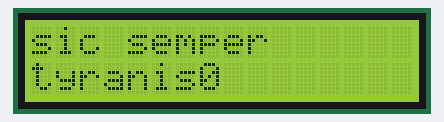
Bench run of a sketch on a simulated Arduino Uno, built with avr-gcc and run on an emulated ATmega328P. Parts: 16×2 character LCD.

Above: at 0.1 s.
At 4.7 s:
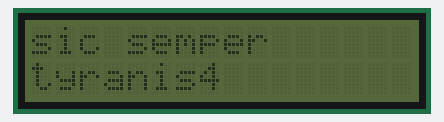
At 9.7 s:
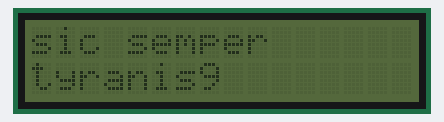
At 19.8 s:
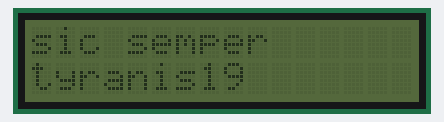
At 29.4 s:
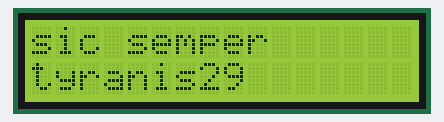
At 39.0 s:
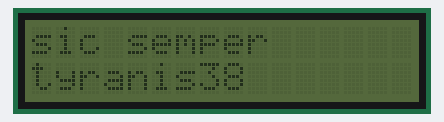

The sketch:

7_-_lcd.ino
```cpp
// C++ code
//
#include <Adafruit_LiquidCrystal.h>

int seconds = 0;

Adafruit_LiquidCrystal lcd_1(0);

void setup()
{
  lcd_1.begin(16, 2);

  lcd_1.print("sic semper");
}

void loop()
{
  lcd_1.setCursor(0, 1);
  lcd_1.print("tyranis");
  lcd_1.print(seconds);
  lcd_1.setBacklight(1);
  delay(500); // Wait for 500 millisecond(s)
  lcd_1.setBacklight(0);
  delay(500); // Wait for 500 millisecond(s)
  seconds += 1;
}
```

Measured:
- what the display in image 1 shows lasts 0.5 s, from 4.6 s to 5.1 s
